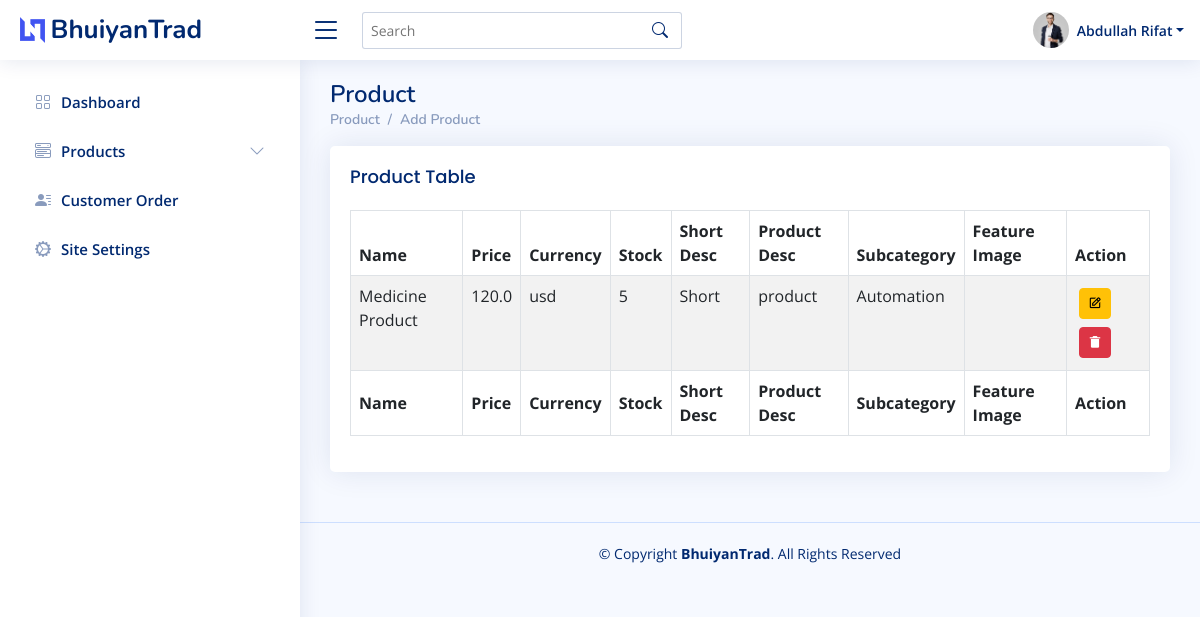
/user/products/ (signed in), run on an earlier commit of the app's database.
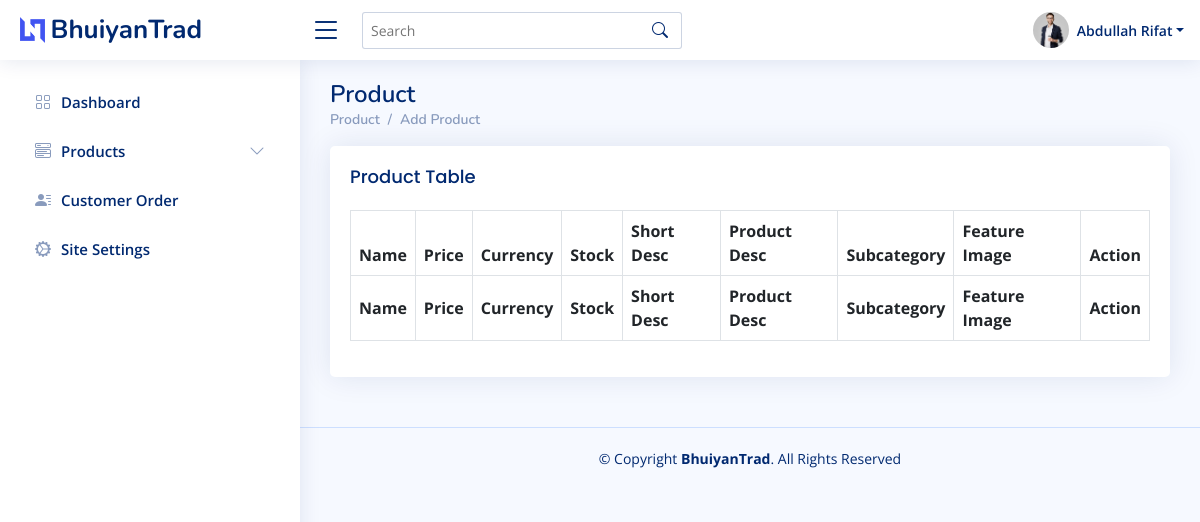
And on a later commit of the database.
### backend/models.py (models this page shows, shortened)
class User(AbstractUser):
    @property
    def is_admin(self):
        if hasattr(self, 'admin'):
            return True
        return False

class Admin(models.Model):
    user = models.OneToOneField(User, on_delete=models.CASCADE)
    name = models.CharField(max_length=120, unique=True)
    address = models.CharField(max_length=220)
    phone = models.CharField(max_length=11)
    image = models.ImageField(upload_to=user_path);
    created_date = models.DateField(auto_now_add=True)

class Product(models.Model):
    name = models.CharField(max_length=255)
    price = models.FloatField(blank=True, default=0)
    currency = models.CharField(max_length=25, blank=True, default="BDT")
    stock = models.IntegerField(blank=True, default=0)
    shortdesc = models.TextField(null=True, blank=True)
    productdesc = models.TextField(null=True, blank=True)
    subcategory = models.ForeignKey(Subcategory, on_delete=models.CASCADE)
    featureimage = models.ImageField(upload_to=product_path, null=False, blank=False)
    galleryimage = models.ImageField(upload_to=product_path, null=False, blank=False, default="default.jpg")

class Subcategory(models.Model):
    category = models.ForeignKey(Category, on_delete=models.CASCADE)
    name = models.CharField(max_length=255, unique=True)
    image = models.ImageField(upload_to=category_path, null=False, blank=False, default="default.jpg")

### backend/views.py (the view)
# urls.py: path('products/', views.ProductsView, name="products"),
@login_required
def ProductsView(request):
    product = Product.objects.all().order_by('-id')
    context = {
        'product' : product
    }
    return render(request, 'admin/products.html', context)

### backend/templates/admin/products.html (shortened to what this page needs)
{% extends '../asset/base.html' %} {% load static %} {% block content %}
<main id="main" class="main">
    <div class="pagetitle">
        <h1>Product</h1>
        <nav>
            <ol class="breadcrumb">
                <li class="breadcrumb-item"><a href="#">Product</a></li>
                <li class="breadcrumb-item"><a href="{% url 'backend:add-product' %}">Add Product</a></li>
            </ol>
        </nav>
    </div>
    <section class="section dashboard">
        <div class="row">
            <div class="col-lg-12">
                <div class="card">
                    <div class="card-body">
                        <h5 class="card-title">Product Table</h5>
                        <div class="table-responsive">
                            <table id="zero_config" class="table table-striped table-bordered">
                                <thead>
                                    <tr>
                                        <th>Name</th>
                                        <th>Price</th>
                                        <th>Currency</th>
                                        <th>Stock</th>
                                        <th>Short Desc</th>
                                        <th>Product Desc</th>
                                        <th>Subcategory</th>
                                        <th>Feature Image</th>
                                        <th>Action</th>
                                    </tr>
                                </thead>
                                <tbody>
                                    {% for item in product %}
                                    <tr>
                                        <td>{{item.name}}</td>
                                        <td>{{item.price}}</td>
                                        <td>{{item.currency}}</td>
                                        <td>{{item.stock}}</td>
                                        <td>{{item.shortdesc|truncatechars:18}}</td>
                                        <td>{{item.productdesc|truncatechars:18}}</td>
                                        <td>{{item.subcategory.name}}</td>
                                        <td>
                                        </td>
                                        <td>
                                            <a href="{% url 'backend:edit-product' item.id %}" class="btn btn-sm btn-warning m-1"> <i class="bx bx-edit"></i> </a>
                                            <a href="{% url 'backend:delete-product' item.id %}" onclick="confirm('Are you sure?')" class="btn m-1 btn-sm btn-danger"> <i class="bx bxs-trash-alt"></i></a>
                                        </td>
                                    </tr>
                                    {% endfor %}
                                </tbody>
                                <tfoot>
                                    <tr>
                                        <th>Name</th>
                                        <th>Price</th>
                                        <th>Currency</th>
                                        <th>Stock</th>
                                        <th>Short Desc</th>
                                        <th>Product Desc</th>
                                        <th>Subcategory</th>
                                        <th>Feature Image</th>
                                        <th>Action</th>
                                    </tr>
                                </tfoot>
                            </table>
                        </div>
                    </div>
                </div>
            </div>
        </div>
    </section>
</main>
{% endblock %}

### backend/templates/asset/base.html (shortened to what this page needs)
{% load static %}
<!DOCTYPE html>
<html lang="en">
<head>
    <link rel="stylesheet" type="text/css" href="{% static 'backend/extra-libs/multicheck/multicheck.css' %}" />
    <link href="{% static 'backend/libs/datatables.net-bs4/css/dataTables.bootstrap4.css' %}" rel="stylesheet" />
    <link href="{% static 'backend/assets/vendor/bootstrap/css/bootstrap.min.css' %}" rel="stylesheet">
    <link href="{% static 'backend/assets/vendor/bootstrap-icons/bootstrap-icons.css' %}" rel="stylesheet">
    <link href="{% static 'backend/assets/vendor/boxicons/css/boxicons.min.css' %}" rel="stylesheet">
    <link href="{% static 'backend/assets/vendor/quill/quill.snow.css' %}" rel="stylesheet">
    <link href="{% static 'backend/assets/vendor/quill/quill.bubble.css' %}" rel="stylesheet">
    <link href="{% static 'backend/assets/vendor/remixicon/remixicon.css' %}" rel="stylesheet">
    <link href="{% static 'backend/assets/vendor/simple-datatables/style.css' %}" rel="stylesheet">
    <link href="{% static 'backend/assets/css/style.css' %}" rel="stylesheet">
</head>
<body>
    {% include './header.html' %} {% include './sidebar.html' %} {% block content %} {% endblock %} {% include './footer.html' %}
</body>
</html>

### backend/templates/asset/header.html (shortened to what this page needs)
 {% load static %}
<header id="header" class="header fixed-top d-flex align-items-center">
    <div class="d-flex align-items-center justify-content-between">
        <a href="index.html" class="logo d-flex align-items-center">
            <img src="{% static 'assets/img/logo.png' %}" alt="">
            <span class="d-none d-lg-block">BhuiyanTrad</span>
        </a>
        <i class="bi bi-list toggle-sidebar-btn"></i>
    </div>
    <div class="search-bar">
        <form class="search-form d-flex align-items-center" method="POST" action="#">
            <input type="text" name="query" placeholder="Search" title="Enter search keyword">
            <button type="submit" title="Search"><i class="bi bi-search"></i></button>
        </form>
    </div>
    <nav class="header-nav ms-auto">
        <ul class="d-flex align-items-center">
            <li class="nav-item dropdown pe-3">
                <a class="nav-link nav-profile d-flex align-items-center pe-0" href="#" data-bs-toggle="dropdown">
                    <img src="{{request.user.admin.image.url}}" alt="Profile" class="rounded-circle">
                    <span class="d-none d-md-block dropdown-toggle ps-2">{{request.user.admin.name}}</span>
                </a>
            </li>
        </ul>
    </nav>
</header>

### backend/templates/asset/sidebar.html (shortened to what this page needs)
{% load static %}
<aside id="sidebar" class="sidebar">
    <ul class="sidebar-nav" id="sidebar-nav">
        {% url 'backend:dashboard' as url %}
        <li class="nav-item">
            <a class="nav-link collapsed {% if request.path == url %}text-primary{% endif %}" href="{% url 'backend:dashboard' %}">
                <i class="bi bi-grid"></i>
                <span>Dashboard</span>
            </a>
        </li>
        <li class="nav-item">
            <a class="nav-link collapsed" data-bs-target="#components-nav" data-bs-toggle="collapse" href="#">
                <i class="bi bi-menu-button-wide"></i><span>Products</span><i class="bi bi-chevron-down ms-auto"></i>
            </a>
                {% url 'backend:add-category' as url %}
                {% url 'backend:add-product' as url %}
                {% url 'backend:categories' as url %}
                {% url 'backend:products' as url %}
        </li>
        {% url 'backend:dashboard' as url %}
        <li class="nav-item">
            <a class="nav-link collapsed {% if request.path == url %}text-primary{% endif %}" href="{% url 'backend:dashboard' %}">
                <i class="bi bi-person-lines-fill"></i>
                <span>Customer Order</span>
            </a>
        </li>
        {% url 'backend:dashboard' as url %}
        <li class="nav-item">
            <a class="nav-link collapsed {% if request.path == url %}text-primary{% endif %}" href="{% url 'backend:dashboard' %}">
                <i class="bi bi-gear-wide-connected"></i>
                <span>Site Settings</span>
            </a>
        </li>
    </ul>
</aside>

### backend/templates/asset/footer.html
<footer id="footer" class="footer">
    <div class="copyright">
        &copy; Copyright <strong><span>BhuiyanTrad</span></strong>. All Rights Reserved
    </div>
    <div class="credits">
    </div>
</footer>

### static/backend/assets/css/style.css (style rules this page uses)
:root { scroll-behavior: smooth; }
body { font-family: "Open Sans", sans-serif; background: #f6f9ff; color: #444444; }
a { color: #4154f1; text-decoration: none; }
h1, h2, h3, h4, h5, h6 { font-family: "Nunito", sans-serif; }
#main { margin-top: 60px; padding: 20px 30px; transition: all 0.3s; }
.pagetitle { margin-bottom: 10px; }
.pagetitle h1 { font-size: 24px; margin-bottom: 0; font-weight: 600; color: #012970; }
.card { margin-bottom: 30px; border: none; border-radius: 5px; box-shadow: 0px 0 30px rgba(1, 41, 112, 0.1); }
.card-title { padding: 20px 0 15px 0; font-size: 18px; font-weight: 500; color: #012970; font-family: "Poppins", sans-serif; }
.card-body { padding: 0 20px 20px 20px; }
.breadcrumb { font-size: 14px; font-family: "Nunito", sans-serif; color: #899bbd; font-weight: 600; }
.breadcrumb a { color: #899bbd; transition: 0.3s; }
.breadcrumb .breadcrumb-item::before { color: #899bbd; }
.logo { line-height: 1; }
@media (min-width: 1200px) { .logo { width: 280px; } }
.logo img { max-height: 26px; margin-right: 6px; }
.logo span { font-size: 26px; font-weight: 700; color: #012970; font-family: "Nunito", sans-serif; }
.header { transition: all 0.5s; z-index: 997; height: 60px; box-shadow: 0px 2px 20px rgba(1, 41, 112, 0.1); background-color: #fff; padding-left: 20px; }
.header .toggle-sidebar-btn { font-size: 32px; padding-left: 10px; cursor: pointer; color: #012970; }
.header .search-bar { min-width: 360px; padding: 0 20px; }
.header .search-form { width: 100%; }
.header .search-form input { border: 0; font-size: 14px; color: #012970; border: 1px solid rgba(1, 41, 112, 0.2); padding: 7px 38px 7px 8px; border-radius: 3px; transition: 0.3s; width: 100%; }
.header .search-form button { border: 0; padding: 0; margin-left: -30px; background: none; }
.header .search-form button i { color: #012970; }
.header-nav ul { list-style: none; }
.header-nav>ul { margin: 0; padding: 0; }
.header-nav .nav-profile { color: #012970; }
.header-nav .nav-profile img { max-height: 36px; }
.header-nav .nav-profile span { font-size: 14px; font-weight: 600; }
.sidebar { position: fixed; top: 60px; left: 0; bottom: 0; width: 300px; z-index: 996; transition: all 0.3s; padding: 20px; overflow-y: auto; scrollbar-width: thin; scrollbar-color: #aab7cf transparent; box-shadow: 0px 0px 20px rgba(1, 41, 112, 0.1); background-color: #fff; }
@media (min-width: 1200px) { #main, #footer { margin-left: 300px; } }
.sidebar-nav { padding: 0; margin: 0; list-style: none; }
.sidebar-nav li { padding: 0; margin: 0; list-style: none; }
.sidebar-nav .nav-item { margin-bottom: 5px; }
.sidebar-nav .nav-link { display: flex; align-items: center; font-size: 15px; font-weight: 600; color: #4154f1; transition: 0.3; background: #f6f9ff; padding: 10px 15px; border-radius: 4px; }
.sidebar-nav .nav-link i { font-size: 16px; margin-right: 10px; color: #4154f1; }
.sidebar-nav .nav-link.collapsed { color: #012970; background: #fff; }
.sidebar-nav .nav-link.collapsed i { color: #899bbd; }
.sidebar-nav .nav-link .bi-chevron-down { margin-right: 0; transition: transform 0.2s ease-in-out; }
.footer { padding: 20px 0; font-size: 14px; transition: all 0.3s; border-top: 1px solid #cddfff; }
.footer .copyright { text-align: center; color: #012970; }
.footer .credits { padding-top: 5px; text-align: center; font-size: 13px; color: #012970; }

What changed in the data, as far as the page shows it:
removed Product: name "Medicine Product", price "120.0", currency "usd", stock "5", shortdesc "Short", productdesc "product", subcategory.name "Automation"
